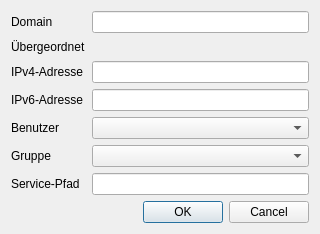
<?xml version="1.0" encoding="UTF-8"?>
<ui version="4.0">
 <class>Domain</class>
 <widget class="QDialog" name="Domain">
  <property name="windowModality">
   <enum>Qt::WindowModal</enum>
  </property>
  <property name="geometry">
   <rect>
    <x>0</x>
    <y>0</y>
    <width>320</width>
    <height>222</height>
   </rect>
  </property>
  <property name="windowTitle">
   <string>Domain anpassen</string>
  </property>
  <property name="windowIcon">
   <iconset resource="../res/logos.qrc">
    <normaloff>:/logo/fls_logo_60.png</normaloff>:/logo/fls_logo_60.png</iconset>
  </property>
  <property name="modal">
   <bool>true</bool>
  </property>
  <layout class="QFormLayout" name="formLayout">
   <item row="0" column="0">
    <widget class="QLabel" name="lblDomain">
     <property name="text">
      <string>Domain</string>
     </property>
     <property name="buddy">
      <cstring>txtDomain</cstring>
     </property>
    </widget>
   </item>
   <item row="2" column="0">
    <widget class="QLabel" name="lblIPv4">
     <property name="text">
      <string>IPv4-Adresse</string>
     </property>
     <property name="buddy">
      <cstring>txtIPv4</cstring>
     </property>
    </widget>
   </item>
   <item row="3" column="0">
    <widget class="QLabel" name="lblIPv6">
     <property name="text">
      <string>IPv6-Adresse</string>
     </property>
     <property name="buddy">
      <cstring>txtIPv6</cstring>
     </property>
    </widget>
   </item>
   <item row="0" column="1">
    <widget class="QLineEdit" name="txtDomain"/>
   </item>
   <item row="2" column="1">
    <widget class="QLineEdit" name="txtIPv4"/>
   </item>
   <item row="3" column="1">
    <widget class="QLineEdit" name="txtIPv6"/>
   </item>
   <item row="1" column="1">
    <widget class="QLineEdit" name="txtParent">
     <property name="enabled">
      <bool>true</bool>
     </property>
     <property name="styleSheet">
      <string notr="true">background:transparent;</string>
     </property>
     <property name="frame">
      <bool>false</bool>
     </property>
     <property name="readOnly">
      <bool>true</bool>
     </property>
    </widget>
   </item>
   <item row="1" column="0">
    <widget class="QLabel" name="lblParent">
     <property name="text">
      <string>Übergeordnet</string>
     </property>
     <property name="buddy">
      <cstring>txtParent</cstring>
     </property>
    </widget>
   </item>
   <item row="4" column="1">
    <widget class="QComboBox" name="fldUser"/>
   </item>
   <item row="4" column="0">
    <widget class="QLabel" name="lblUser">
     <property name="text">
      <string>Benutzer</string>
     </property>
     <property name="buddy">
      <cstring>fldUser</cstring>
     </property>
    </widget>
   </item>
   <item row="5" column="1">
    <widget class="QComboBox" name="fldGroup"/>
   </item>
   <item row="5" column="0">
    <widget class="QLabel" name="lblGroup">
     <property name="text">
      <string>Gruppe</string>
     </property>
     <property name="buddy">
      <cstring>fldGroup</cstring>
     </property>
    </widget>
   </item>
   <item row="7" column="1">
    <widget class="QDialogButtonBox" name="buttonBox">
     <property name="orientation">
      <enum>Qt::Horizontal</enum>
     </property>
     <property name="standardButtons">
      <set>QDialogButtonBox::Cancel|QDialogButtonBox::Ok</set>
     </property>
    </widget>
   </item>
   <item row="6" column="1">
    <widget class="QLineEdit" name="txtPath"/>
   </item>
   <item row="6" column="0">
    <widget class="QLabel" name="lblPath">
     <property name="text">
      <string>Service-Pfad</string>
     </property>
    </widget>
   </item>
  </layout>
 </widget>
 <resources>
  <include location="../res/logos.qrc"/>
 </resources>
 <connections>
  <connection>
   <sender>buttonBox</sender>
   <signal>accepted()</signal>
   <receiver>Domain</receiver>
   <slot>accept()</slot>
   <hints>
    <hint type="sourcelabel">
     <x>248</x>
     <y>254</y>
    </hint>
    <hint type="destinationlabel">
     <x>157</x>
     <y>274</y>
    </hint>
   </hints>
  </connection>
  <connection>
   <sender>buttonBox</sender>
   <signal>rejected()</signal>
   <receiver>Domain</receiver>
   <slot>reject()</slot>
   <hints>
    <hint type="sourcelabel">
     <x>316</x>
     <y>260</y>
    </hint>
    <hint type="destinationlabel">
     <x>286</x>
     <y>274</y>
    </hint>
   </hints>
  </connection>
 </connections>
</ui>
